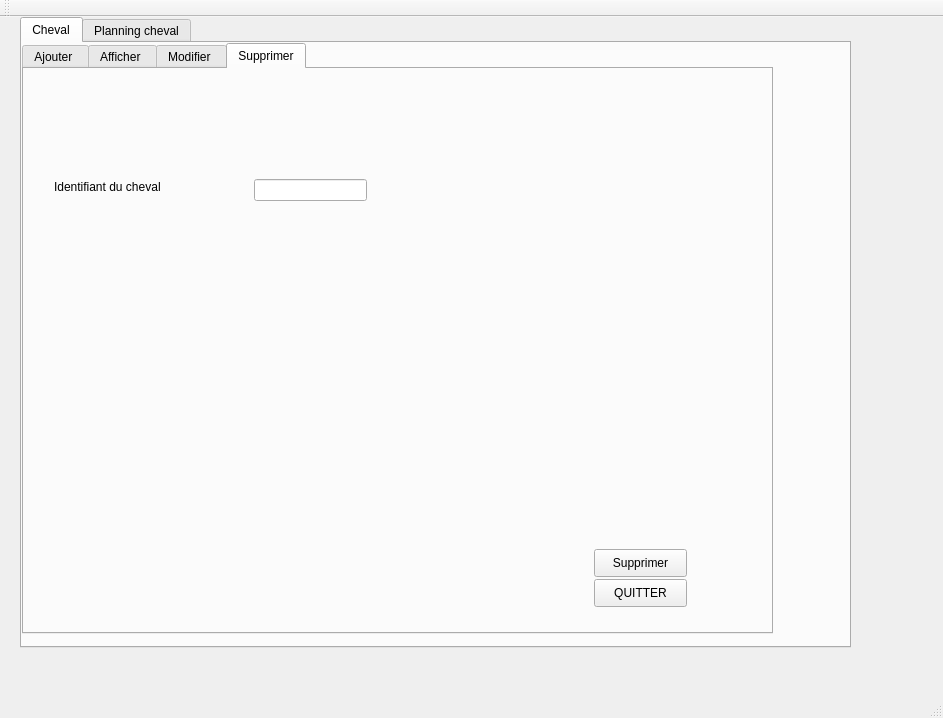
<?xml version="1.0" encoding="UTF-8"?>
<ui version="4.0">
 <class>MainWindow</class>
 <widget class="QMainWindow" name="MainWindow">
  <property name="geometry">
   <rect>
    <x>0</x>
    <y>0</y>
    <width>943</width>
    <height>718</height>
   </rect>
  </property>
  <property name="windowTitle">
   <string>Gestion des Clients</string>
  </property>
  <widget class="QWidget" name="centralWidget">
   <widget class="QTabWidget" name="tabWidget">
    <property name="geometry">
     <rect>
      <x>20</x>
      <y>0</y>
      <width>831</width>
      <height>631</height>
     </rect>
    </property>
    <property name="currentIndex">
     <number>0</number>
    </property>
    <widget class="QWidget" name="tab">
     <attribute name="title">
      <string>Cheval</string>
     </attribute>
     <widget class="QTabWidget" name="afficher_chev">
      <property name="geometry">
       <rect>
        <x>0</x>
        <y>0</y>
        <width>751</width>
        <height>591</height>
       </rect>
      </property>
      <property name="currentIndex">
       <number>3</number>
      </property>
      <widget class="QWidget" name="tab_3">
       <attribute name="title">
        <string>Ajouter </string>
       </attribute>
       <widget class="QGroupBox" name="groupBox_2">
        <property name="geometry">
         <rect>
          <x>0</x>
          <y>-10</y>
          <width>821</width>
          <height>581</height>
         </rect>
        </property>
        <property name="title">
         <string/>
        </property>
        <widget class="QLineEdit" name="idChev">
         <property name="geometry">
          <rect>
           <x>130</x>
           <y>130</y>
           <width>113</width>
           <height>22</height>
          </rect>
         </property>
        </widget>
        <widget class="QLineEdit" name="nomChev">
         <property name="geometry">
          <rect>
           <x>130</x>
           <y>170</y>
           <width>113</width>
           <height>22</height>
          </rect>
         </property>
        </widget>
        <widget class="QLineEdit" name="poidsChev">
         <property name="geometry">
          <rect>
           <x>400</x>
           <y>130</y>
           <width>113</width>
           <height>22</height>
          </rect>
         </property>
        </widget>
        <widget class="QLabel" name="label_6">
         <property name="geometry">
          <rect>
           <x>60</x>
           <y>130</y>
           <width>55</width>
           <height>16</height>
          </rect>
         </property>
         <property name="text">
          <string>ID cheval</string>
         </property>
        </widget>
        <widget class="QLabel" name="label_7">
         <property name="geometry">
          <rect>
           <x>60</x>
           <y>170</y>
           <width>55</width>
           <height>16</height>
          </rect>
         </property>
         <property name="text">
          <string>Nom</string>
         </property>
        </widget>
        <widget class="QLabel" name="label_8">
         <property name="geometry">
          <rect>
           <x>60</x>
           <y>210</y>
           <width>55</width>
           <height>16</height>
          </rect>
         </property>
         <property name="text">
          <string>genre</string>
         </property>
        </widget>
        <widget class="QLabel" name="label_9">
         <property name="geometry">
          <rect>
           <x>20</x>
           <y>290</y>
           <width>111</width>
           <height>20</height>
          </rect>
         </property>
         <property name="text">
          <string>date de naissance</string>
         </property>
        </widget>
        <widget class="QLabel" name="label_10">
         <property name="geometry">
          <rect>
           <x>320</x>
           <y>130</y>
           <width>55</width>
           <height>16</height>
          </rect>
         </property>
         <property name="text">
          <string>poids</string>
         </property>
        </widget>
        <widget class="QLabel" name="label_11">
         <property name="geometry">
          <rect>
           <x>320</x>
           <y>170</y>
           <width>55</width>
           <height>16</height>
          </rect>
         </property>
         <property name="text">
          <string>race</string>
         </property>
        </widget>
        <widget class="QLabel" name="label_12">
         <property name="geometry">
          <rect>
           <x>304</x>
           <y>210</y>
           <width>71</width>
           <height>20</height>
          </rect>
         </property>
         <property name="text">
          <string>nationnalité</string>
         </property>
        </widget>
        <widget class="QLabel" name="label_13">
         <property name="geometry">
          <rect>
           <x>304</x>
           <y>250</y>
           <width>71</width>
           <height>20</height>
          </rect>
         </property>
         <property name="text">
          <string>num du box</string>
         </property>
        </widget>
        <widget class="QLabel" name="label_14">
         <property name="geometry">
          <rect>
           <x>300</x>
           <y>290</y>
           <width>81</width>
           <height>20</height>
          </rect>
         </property>
         <property name="text">
          <string>type d'ativité</string>
         </property>
        </widget>
        <widget class="QGroupBox" name="groupBox_3">
         <property name="geometry">
          <rect>
           <x>19</x>
           <y>370</y>
           <width>541</width>
           <height>171</height>
          </rect>
         </property>
         <property name="title">
          <string>Vaccins</string>
         </property>
         <widget class="QLabel" name="label_15">
          <property name="geometry">
           <rect>
            <x>10</x>
            <y>120</y>
            <width>131</width>
            <height>16</height>
           </rect>
          </property>
          <property name="text">
           <string>date limite du vaccin</string>
          </property>
         </widget>
         <widget class="QLineEdit" name="vaccinsChev">
          <property name="geometry">
           <rect>
            <x>110</x>
            <y>0</y>
            <width>113</width>
            <height>22</height>
           </rect>
          </property>
         </widget>
         <widget class="QLineEdit" name="dateLimiteVaccin">
          <property name="geometry">
           <rect>
            <x>140</x>
            <y>120</y>
            <width>113</width>
            <height>22</height>
           </rect>
          </property>
         </widget>
        </widget>
        <widget class="QPushButton" name="ajouter_cheval">
         <property name="geometry">
          <rect>
           <x>610</x>
           <y>510</y>
           <width>93</width>
           <height>28</height>
          </rect>
         </property>
         <property name="text">
          <string>Ajouter</string>
         </property>
        </widget>
        <widget class="QLineEdit" name="raceChev">
         <property name="geometry">
          <rect>
           <x>400</x>
           <y>170</y>
           <width>113</width>
           <height>22</height>
          </rect>
         </property>
        </widget>
        <widget class="QLineEdit" name="nationnaliteChev">
         <property name="geometry">
          <rect>
           <x>400</x>
           <y>210</y>
           <width>113</width>
           <height>22</height>
          </rect>
         </property>
        </widget>
        <widget class="QLineEdit" name="num_box">
         <property name="geometry">
          <rect>
           <x>400</x>
           <y>250</y>
           <width>113</width>
           <height>22</height>
          </rect>
         </property>
        </widget>
        <widget class="QLabel" name="label_38">
         <property name="geometry">
          <rect>
           <x>30</x>
           <y>50</y>
           <width>171</width>
           <height>16</height>
          </rect>
         </property>
         <property name="text">
          <string>Informations sur le cheval</string>
         </property>
        </widget>
        <widget class="QPushButton" name="QUITTER_1">
         <property name="geometry">
          <rect>
           <x>610</x>
           <y>540</y>
           <width>93</width>
           <height>28</height>
          </rect>
         </property>
         <property name="text">
          <string>QUITTER</string>
         </property>
        </widget>
        <widget class="QLineEdit" name="genreChev">
         <property name="geometry">
          <rect>
           <x>130</x>
           <y>210</y>
           <width>113</width>
           <height>22</height>
          </rect>
         </property>
        </widget>
        <widget class="QLineEdit" name="type_actChev">
         <property name="geometry">
          <rect>
           <x>400</x>
           <y>290</y>
           <width>113</width>
           <height>22</height>
          </rect>
         </property>
        </widget>
        <widget class="QLineEdit" name="dateChev">
         <property name="geometry">
          <rect>
           <x>130</x>
           <y>290</y>
           <width>113</width>
           <height>22</height>
          </rect>
         </property>
        </widget>
        <zorder>label_10</zorder>
        <zorder>label_11</zorder>
        <zorder>label_12</zorder>
        <zorder>label_13</zorder>
        <zorder>label_14</zorder>
        <zorder>ajouter_cheval</zorder>
        <zorder>groupBox_3</zorder>
        <zorder>idChev</zorder>
        <zorder>nomChev</zorder>
        <zorder>poidsChev</zorder>
        <zorder>label_6</zorder>
        <zorder>label_7</zorder>
        <zorder>label_8</zorder>
        <zorder>label_9</zorder>
        <zorder>raceChev</zorder>
        <zorder>nationnaliteChev</zorder>
        <zorder>num_box</zorder>
        <zorder>label_38</zorder>
        <zorder>QUITTER_1</zorder>
        <zorder>genreChev</zorder>
        <zorder>type_actChev</zorder>
        <zorder>dateChev</zorder>
       </widget>
      </widget>
      <widget class="QWidget" name="tab_4">
       <attribute name="title">
        <string>Afficher </string>
       </attribute>
       <widget class="QPushButton" name="pushButton_9">
        <property name="geometry">
         <rect>
          <x>10</x>
          <y>500</y>
          <width>93</width>
          <height>28</height>
         </rect>
        </property>
        <property name="text">
         <string>Recherche</string>
        </property>
       </widget>
       <widget class="QTableView" name="tabCheval">
        <property name="geometry">
         <rect>
          <x>0</x>
          <y>0</y>
          <width>751</width>
          <height>491</height>
         </rect>
        </property>
       </widget>
       <widget class="QPushButton" name="QUITTER_2">
        <property name="geometry">
         <rect>
          <x>650</x>
          <y>510</y>
          <width>93</width>
          <height>28</height>
         </rect>
        </property>
        <property name="text">
         <string>QUITTER</string>
        </property>
       </widget>
      </widget>
      <widget class="QWidget" name="tab_7">
       <attribute name="title">
        <string>Modifier </string>
       </attribute>
       <widget class="QGroupBox" name="groupBox_5">
        <property name="geometry">
         <rect>
          <x>0</x>
          <y>0</y>
          <width>711</width>
          <height>581</height>
         </rect>
        </property>
        <property name="title">
         <string/>
        </property>
        <widget class="QLineEdit" name="idChev_2">
         <property name="geometry">
          <rect>
           <x>130</x>
           <y>130</y>
           <width>113</width>
           <height>22</height>
          </rect>
         </property>
        </widget>
        <widget class="QLineEdit" name="nomChev_2">
         <property name="geometry">
          <rect>
           <x>130</x>
           <y>170</y>
           <width>113</width>
           <height>22</height>
          </rect>
         </property>
        </widget>
        <widget class="QLineEdit" name="poidsChev_2">
         <property name="geometry">
          <rect>
           <x>400</x>
           <y>130</y>
           <width>113</width>
           <height>22</height>
          </rect>
         </property>
        </widget>
        <widget class="QLabel" name="label_17">
         <property name="geometry">
          <rect>
           <x>60</x>
           <y>130</y>
           <width>55</width>
           <height>16</height>
          </rect>
         </property>
         <property name="text">
          <string>ID cheval</string>
         </property>
        </widget>
        <widget class="QLabel" name="label_18">
         <property name="geometry">
          <rect>
           <x>60</x>
           <y>170</y>
           <width>55</width>
           <height>16</height>
          </rect>
         </property>
         <property name="text">
          <string>Nom</string>
         </property>
        </widget>
        <widget class="QLabel" name="label_19">
         <property name="geometry">
          <rect>
           <x>60</x>
           <y>210</y>
           <width>55</width>
           <height>16</height>
          </rect>
         </property>
         <property name="text">
          <string>genre</string>
         </property>
        </widget>
        <widget class="QLabel" name="label_20">
         <property name="geometry">
          <rect>
           <x>20</x>
           <y>290</y>
           <width>111</width>
           <height>20</height>
          </rect>
         </property>
         <property name="text">
          <string>date de naissance</string>
         </property>
        </widget>
        <widget class="QLabel" name="label_21">
         <property name="geometry">
          <rect>
           <x>320</x>
           <y>130</y>
           <width>55</width>
           <height>16</height>
          </rect>
         </property>
         <property name="text">
          <string>poids</string>
         </property>
        </widget>
        <widget class="QLabel" name="label_22">
         <property name="geometry">
          <rect>
           <x>320</x>
           <y>170</y>
           <width>55</width>
           <height>16</height>
          </rect>
         </property>
         <property name="text">
          <string>race</string>
         </property>
        </widget>
        <widget class="QLabel" name="label_23">
         <property name="geometry">
          <rect>
           <x>304</x>
           <y>210</y>
           <width>71</width>
           <height>20</height>
          </rect>
         </property>
         <property name="text">
          <string>nationnalité</string>
         </property>
        </widget>
        <widget class="QLabel" name="label_24">
         <property name="geometry">
          <rect>
           <x>304</x>
           <y>250</y>
           <width>71</width>
           <height>20</height>
          </rect>
         </property>
         <property name="text">
          <string>num du box</string>
         </property>
        </widget>
        <widget class="QLabel" name="label_25">
         <property name="geometry">
          <rect>
           <x>300</x>
           <y>290</y>
           <width>81</width>
           <height>20</height>
          </rect>
         </property>
         <property name="text">
          <string>type d'ativité</string>
         </property>
        </widget>
        <widget class="QRadioButton" name="Male_2">
         <property name="geometry">
          <rect>
           <x>130</x>
           <y>210</y>
           <width>95</width>
           <height>20</height>
          </rect>
         </property>
         <property name="text">
          <string>MALE</string>
         </property>
        </widget>
        <widget class="QRadioButton" name="Female_2">
         <property name="geometry">
          <rect>
           <x>130</x>
           <y>240</y>
           <width>95</width>
           <height>20</height>
          </rect>
         </property>
         <property name="text">
          <string>FEMALE</string>
         </property>
        </widget>
        <widget class="QDateEdit" name="dateEdit_2">
         <property name="geometry">
          <rect>
           <x>130</x>
           <y>290</y>
           <width>110</width>
           <height>22</height>
          </rect>
         </property>
         <property name="dateTime">
          <datetime>
           <hour>0</hour>
           <minute>0</minute>
           <second>0</second>
           <year>2021</year>
           <month>1</month>
           <day>1</day>
          </datetime>
         </property>
         <property name="maximumDate">
          <date>
           <year>2023</year>
           <month>1</month>
           <day>1</day>
          </date>
         </property>
         <property name="minimumDate">
          <date>
           <year>2021</year>
           <month>1</month>
           <day>1</day>
          </date>
         </property>
        </widget>
        <widget class="QCheckBox" name="E_2">
         <property name="geometry">
          <rect>
           <x>400</x>
           <y>290</y>
           <width>81</width>
           <height>20</height>
          </rect>
         </property>
         <property name="text">
          <string>Endurance</string>
         </property>
        </widget>
        <widget class="QCheckBox" name="saut_2">
         <property name="geometry">
          <rect>
           <x>510</x>
           <y>290</y>
           <width>121</width>
           <height>20</height>
          </rect>
         </property>
         <property name="text">
          <string>Saut d'obstacles</string>
         </property>
        </widget>
        <widget class="QCheckBox" name="R_2">
         <property name="geometry">
          <rect>
           <x>400</x>
           <y>320</y>
           <width>81</width>
           <height>20</height>
          </rect>
         </property>
         <property name="text">
          <string>Reining</string>
         </property>
        </widget>
        <widget class="QCheckBox" name="cc_2">
         <property name="geometry">
          <rect>
           <x>510</x>
           <y>320</y>
           <width>131</width>
           <height>20</height>
          </rect>
         </property>
         <property name="text">
          <string>Concours complet</string>
         </property>
        </widget>
        <widget class="QGroupBox" name="groupBox_6">
         <property name="geometry">
          <rect>
           <x>19</x>
           <y>360</y>
           <width>541</width>
           <height>181</height>
          </rect>
         </property>
         <property name="title">
          <string>Vaccins</string>
         </property>
         <widget class="QCheckBox" name="Rage_2">
          <property name="geometry">
           <rect>
            <x>110</x>
            <y>10</y>
            <width>111</width>
            <height>20</height>
           </rect>
          </property>
          <property name="text">
           <string>contre la Rage</string>
          </property>
         </widget>
         <widget class="QCheckBox" name="tetanos_2">
          <property name="geometry">
           <rect>
            <x>110</x>
            <y>60</y>
            <width>121</width>
            <height>20</height>
           </rect>
          </property>
          <property name="text">
           <string>contre le tétanos</string>
          </property>
         </widget>
         <widget class="QCheckBox" name="rhino_2">
          <property name="geometry">
           <rect>
            <x>330</x>
            <y>10</y>
            <width>181</width>
            <height>20</height>
           </rect>
          </property>
          <property name="text">
           <string>contre la rhinopneumonie</string>
          </property>
         </widget>
         <widget class="QCheckBox" name="grippe_2">
          <property name="geometry">
           <rect>
            <x>330</x>
            <y>60</y>
            <width>161</width>
            <height>20</height>
           </rect>
          </property>
          <property name="text">
           <string>contre la grippe équine</string>
          </property>
         </widget>
         <widget class="QLabel" name="label_26">
          <property name="geometry">
           <rect>
            <x>10</x>
            <y>120</y>
            <width>131</width>
            <height>16</height>
           </rect>
          </property>
          <property name="text">
           <string>date limite du vaccin</string>
          </property>
         </widget>
         <widget class="QDateEdit" name="dateLimiteVaccin_2">
          <property name="geometry">
           <rect>
            <x>150</x>
            <y>120</y>
            <width>110</width>
            <height>22</height>
           </rect>
          </property>
         </widget>
        </widget>
        <widget class="QPushButton" name="modifier_cheval">
         <property name="geometry">
          <rect>
           <x>610</x>
           <y>490</y>
           <width>93</width>
           <height>28</height>
          </rect>
         </property>
         <property name="text">
          <string>Modifier</string>
         </property>
        </widget>
        <widget class="QComboBox" name="comboBox_2">
         <property name="geometry">
          <rect>
           <x>130</x>
           <y>20</y>
           <width>141</width>
           <height>22</height>
          </rect>
         </property>
        </widget>
        <widget class="QLabel" name="label_16">
         <property name="geometry">
          <rect>
           <x>20</x>
           <y>20</y>
           <width>111</width>
           <height>16</height>
          </rect>
         </property>
         <property name="text">
          <string>Chercher cheval</string>
         </property>
        </widget>
        <widget class="QLineEdit" name="lineEdit_11">
         <property name="geometry">
          <rect>
           <x>400</x>
           <y>170</y>
           <width>113</width>
           <height>22</height>
          </rect>
         </property>
        </widget>
        <widget class="QLineEdit" name="lineEdit_12">
         <property name="geometry">
          <rect>
           <x>400</x>
           <y>210</y>
           <width>113</width>
           <height>22</height>
          </rect>
         </property>
        </widget>
        <widget class="QLineEdit" name="lineEdit_13">
         <property name="geometry">
          <rect>
           <x>400</x>
           <y>250</y>
           <width>31</width>
           <height>22</height>
          </rect>
         </property>
        </widget>
        <widget class="QPushButton" name="QUITTER_3">
         <property name="geometry">
          <rect>
           <x>610</x>
           <y>530</y>
           <width>93</width>
           <height>28</height>
          </rect>
         </property>
         <property name="text">
          <string>QUITTER</string>
         </property>
        </widget>
       </widget>
      </widget>
      <widget class="QWidget" name="tab_8">
       <attribute name="title">
        <string>Supprimer</string>
       </attribute>
       <widget class="QLabel" name="label_27">
        <property name="geometry">
         <rect>
          <x>30</x>
          <y>110</y>
          <width>131</width>
          <height>16</height>
         </rect>
        </property>
        <property name="text">
         <string>Identifiant du cheval</string>
        </property>
       </widget>
       <widget class="QLineEdit" name="ID3">
        <property name="geometry">
         <rect>
          <x>230</x>
          <y>110</y>
          <width>113</width>
          <height>22</height>
         </rect>
        </property>
       </widget>
       <widget class="QPushButton" name="supprimer_cheval">
        <property name="geometry">
         <rect>
          <x>570</x>
          <y>480</y>
          <width>93</width>
          <height>28</height>
         </rect>
        </property>
        <property name="text">
         <string>Supprimer</string>
        </property>
       </widget>
       <widget class="QPushButton" name="QUITTER_4">
        <property name="geometry">
         <rect>
          <x>570</x>
          <y>510</y>
          <width>93</width>
          <height>28</height>
         </rect>
        </property>
        <property name="text">
         <string>QUITTER</string>
        </property>
       </widget>
      </widget>
     </widget>
    </widget>
    <widget class="QWidget" name="tab_2">
     <attribute name="title">
      <string>Planning cheval</string>
     </attribute>
     <widget class="QTabWidget" name="tabWidget_3">
      <property name="geometry">
       <rect>
        <x>0</x>
        <y>10</y>
        <width>761</width>
        <height>571</height>
       </rect>
      </property>
      <property name="currentIndex">
       <number>0</number>
      </property>
      <widget class="QWidget" name="tab_9">
       <attribute name="title">
        <string>Remplir </string>
       </attribute>
       <widget class="QGroupBox" name="groupBox">
        <property name="geometry">
         <rect>
          <x>0</x>
          <y>-40</y>
          <width>731</width>
          <height>461</height>
         </rect>
        </property>
        <property name="title">
         <string/>
        </property>
        <widget class="QLabel" name="label">
         <property name="geometry">
          <rect>
           <x>30</x>
           <y>110</y>
           <width>141</width>
           <height>41</height>
          </rect>
         </property>
         <property name="text">
          <string>l'identifiant du cheval</string>
         </property>
        </widget>
        <widget class="QLabel" name="label_2">
         <property name="geometry">
          <rect>
           <x>30</x>
           <y>170</y>
           <width>231</width>
           <height>16</height>
          </rect>
         </property>
         <property name="text">
          <string>Nom de l'activité</string>
         </property>
        </widget>
        <widget class="QLabel" name="label_3">
         <property name="geometry">
          <rect>
           <x>30</x>
           <y>220</y>
           <width>131</width>
           <height>16</height>
          </rect>
         </property>
         <property name="text">
          <string>Date de l'activité</string>
         </property>
        </widget>
        <widget class="QLabel" name="label_4">
         <property name="geometry">
          <rect>
           <x>30</x>
           <y>270</y>
           <width>111</width>
           <height>16</height>
          </rect>
         </property>
         <property name="text">
          <string>Durée de l'activité</string>
         </property>
        </widget>
        <widget class="QLabel" name="label_5">
         <property name="geometry">
          <rect>
           <x>30</x>
           <y>320</y>
           <width>201</width>
           <height>16</height>
          </rect>
         </property>
         <property name="text">
          <string>l'identifiant du cavalier concerné</string>
         </property>
        </widget>
        <widget class="QLineEdit" name="Id_cheval">
         <property name="geometry">
          <rect>
           <x>240</x>
           <y>120</y>
           <width>113</width>
           <height>22</height>
          </rect>
         </property>
         <property name="text">
          <string/>
         </property>
         <property name="readOnly">
          <bool>false</bool>
         </property>
        </widget>
        <widget class="QLineEdit" name="Id_cavalier">
         <property name="geometry">
          <rect>
           <x>240</x>
           <y>310</y>
           <width>191</width>
           <height>22</height>
          </rect>
         </property>
         <property name="readOnly">
          <bool>false</bool>
         </property>
        </widget>
        <widget class="QPushButton" name="ajouter">
         <property name="geometry">
          <rect>
           <x>630</x>
           <y>410</y>
           <width>93</width>
           <height>28</height>
          </rect>
         </property>
         <property name="text">
          <string>Effectuer</string>
         </property>
        </widget>
        <widget class="QLineEdit" name="duree">
         <property name="geometry">
          <rect>
           <x>240</x>
           <y>260</y>
           <width>113</width>
           <height>22</height>
          </rect>
         </property>
        </widget>
        <widget class="QLineEdit" name="Nom_activite">
         <property name="geometry">
          <rect>
           <x>240</x>
           <y>160</y>
           <width>113</width>
           <height>22</height>
          </rect>
         </property>
        </widget>
        <widget class="QLineEdit" name="date_activite">
         <property name="geometry">
          <rect>
           <x>240</x>
           <y>210</y>
           <width>113</width>
           <height>22</height>
          </rect>
         </property>
        </widget>
        <widget class="QTableView" name="tableView">
         <property name="geometry">
          <rect>
           <x>0</x>
           <y>40</y>
           <width>731</width>
           <height>431</height>
          </rect>
         </property>
        </widget>
        <widget class="QPushButton" name="pushButton_Quitter">
         <property name="geometry">
          <rect>
           <x>630</x>
           <y>370</y>
           <width>93</width>
           <height>28</height>
          </rect>
         </property>
         <property name="text">
          <string>QUITTER</string>
         </property>
        </widget>
        <zorder>tableView</zorder>
        <zorder>label</zorder>
        <zorder>label_2</zorder>
        <zorder>label_3</zorder>
        <zorder>label_4</zorder>
        <zorder>label_5</zorder>
        <zorder>Id_cheval</zorder>
        <zorder>Id_cavalier</zorder>
        <zorder>ajouter</zorder>
        <zorder>duree</zorder>
        <zorder>Nom_activite</zorder>
        <zorder>date_activite</zorder>
        <zorder>pushButton_Quitter</zorder>
       </widget>
      </widget>
      <widget class="QWidget" name="tab_12">
       <attribute name="title">
        <string>Afficher</string>
       </attribute>
       <widget class="QPushButton" name="afficher">
        <property name="geometry">
         <rect>
          <x>10</x>
          <y>490</y>
          <width>93</width>
          <height>28</height>
         </rect>
        </property>
        <property name="text">
         <string>Afficher</string>
        </property>
       </widget>
       <widget class="QPushButton" name="pushButton_8">
        <property name="geometry">
         <rect>
          <x>200</x>
          <y>490</y>
          <width>93</width>
          <height>28</height>
         </rect>
        </property>
        <property name="text">
         <string>Statistique</string>
        </property>
       </widget>
       <widget class="QTableWidget" name="tab_planning">
        <property name="geometry">
         <rect>
          <x>0</x>
          <y>0</y>
          <width>751</width>
          <height>471</height>
         </rect>
        </property>
        <column>
         <property name="text">
          <string>ID cheval</string>
         </property>
        </column>
        <column>
         <property name="text">
          <string>ID cavalier</string>
         </property>
        </column>
        <column>
         <property name="text">
          <string>Nom act</string>
         </property>
        </column>
        <column>
         <property name="text">
          <string>date act</string>
         </property>
        </column>
        <column>
         <property name="text">
          <string>duree</string>
         </property>
        </column>
       </widget>
      </widget>
      <widget class="QWidget" name="tab_10">
       <attribute name="title">
        <string>Modifier</string>
       </attribute>
       <widget class="QGroupBox" name="groupBox_8">
        <property name="geometry">
         <rect>
          <x>0</x>
          <y>0</y>
          <width>731</width>
          <height>441</height>
         </rect>
        </property>
        <property name="title">
         <string/>
        </property>
        <widget class="QLabel" name="label_29">
         <property name="geometry">
          <rect>
           <x>30</x>
           <y>110</y>
           <width>141</width>
           <height>41</height>
          </rect>
         </property>
         <property name="text">
          <string>l'identifiant du cheval</string>
         </property>
        </widget>
        <widget class="QLabel" name="label_30">
         <property name="geometry">
          <rect>
           <x>30</x>
           <y>170</y>
           <width>231</width>
           <height>16</height>
          </rect>
         </property>
         <property name="text">
          <string>Nom de l'activité</string>
         </property>
        </widget>
        <widget class="QLabel" name="label_31">
         <property name="geometry">
          <rect>
           <x>30</x>
           <y>220</y>
           <width>131</width>
           <height>16</height>
          </rect>
         </property>
         <property name="text">
          <string>Date de l'activité</string>
         </property>
        </widget>
        <widget class="QLabel" name="label_32">
         <property name="geometry">
          <rect>
           <x>30</x>
           <y>270</y>
           <width>111</width>
           <height>16</height>
          </rect>
         </property>
         <property name="text">
          <string>Durée de l'activité</string>
         </property>
        </widget>
        <widget class="QLabel" name="label_33">
         <property name="geometry">
          <rect>
           <x>30</x>
           <y>320</y>
           <width>201</width>
           <height>16</height>
          </rect>
         </property>
         <property name="text">
          <string>l'identifiant du cavalier concerné</string>
         </property>
        </widget>
        <widget class="QLineEdit" name="lineEdit_4">
         <property name="geometry">
          <rect>
           <x>240</x>
           <y>120</y>
           <width>113</width>
           <height>22</height>
          </rect>
         </property>
         <property name="text">
          <string/>
         </property>
         <property name="readOnly">
          <bool>false</bool>
         </property>
        </widget>
        <widget class="QDateTimeEdit" name="dateTimeEdit_2">
         <property name="geometry">
          <rect>
           <x>240</x>
           <y>210</y>
           <width>194</width>
           <height>22</height>
          </rect>
         </property>
         <property name="readOnly">
          <bool>true</bool>
         </property>
        </widget>
        <widget class="QLineEdit" name="lineEdit_5">
         <property name="geometry">
          <rect>
           <x>240</x>
           <y>310</y>
           <width>191</width>
           <height>22</height>
          </rect>
         </property>
         <property name="readOnly">
          <bool>false</bool>
         </property>
        </widget>
        <widget class="QPushButton" name="modifier">
         <property name="geometry">
          <rect>
           <x>620</x>
           <y>380</y>
           <width>93</width>
           <height>28</height>
          </rect>
         </property>
         <property name="text">
          <string>Modifier</string>
         </property>
        </widget>
        <widget class="QLabel" name="label_28">
         <property name="geometry">
          <rect>
           <x>30</x>
           <y>60</y>
           <width>101</width>
           <height>16</height>
          </rect>
         </property>
         <property name="text">
          <string>Chercher cheval</string>
         </property>
        </widget>
        <widget class="QLineEdit" name="lineEdit">
         <property name="geometry">
          <rect>
           <x>240</x>
           <y>260</y>
           <width>113</width>
           <height>22</height>
          </rect>
         </property>
        </widget>
        <widget class="QLineEdit" name="lineEdit_2">
         <property name="geometry">
          <rect>
           <x>240</x>
           <y>60</y>
           <width>113</width>
           <height>22</height>
          </rect>
         </property>
        </widget>
        <widget class="QLineEdit" name="lineEdit_6">
         <property name="geometry">
          <rect>
           <x>240</x>
           <y>170</y>
           <width>113</width>
           <height>22</height>
          </rect>
         </property>
        </widget>
       </widget>
      </widget>
      <widget class="QWidget" name="tab_11">
       <attribute name="title">
        <string>Supprimer</string>
       </attribute>
       <widget class="QLabel" name="label_34">
        <property name="geometry">
         <rect>
          <x>30</x>
          <y>90</y>
          <width>141</width>
          <height>16</height>
         </rect>
        </property>
        <property name="text">
         <string>Identifiant du cheval</string>
        </property>
       </widget>
       <widget class="QLineEdit" name="Id_cheval2">
        <property name="geometry">
         <rect>
          <x>190</x>
          <y>80</y>
          <width>113</width>
          <height>22</height>
         </rect>
        </property>
       </widget>
       <widget class="QPushButton" name="supprimer">
        <property name="geometry">
         <rect>
          <x>620</x>
          <y>380</y>
          <width>93</width>
          <height>28</height>
         </rect>
        </property>
        <property name="text">
         <string>Supprimer</string>
        </property>
       </widget>
      </widget>
      <widget class="QWidget" name="tab_13">
       <attribute name="title">
        <string>Statistique</string>
       </attribute>
       <widget class="QLabel" name="label_35">
        <property name="geometry">
         <rect>
          <x>230</x>
          <y>50</y>
          <width>271</width>
          <height>20</height>
         </rect>
        </property>
        <property name="text">
         <string>Voir les statistiques des chevaux</string>
        </property>
       </widget>
      </widget>
     </widget>
    </widget>
   </widget>
  </widget>
  <widget class="QMenuBar" name="menuBar">
   <property name="geometry">
    <rect>
     <x>0</x>
     <y>0</y>
     <width>943</width>
     <height>26</height>
    </rect>
   </property>
  </widget>
  <widget class="QToolBar" name="mainToolBar">
   <attribute name="toolBarArea">
    <enum>TopToolBarArea</enum>
   </attribute>
   <attribute name="toolBarBreak">
    <bool>false</bool>
   </attribute>
  </widget>
  <widget class="QStatusBar" name="statusBar"/>
 </widget>
 <layoutdefault spacing="6" margin="11"/>
 <resources/>
 <connections/>
</ui>
